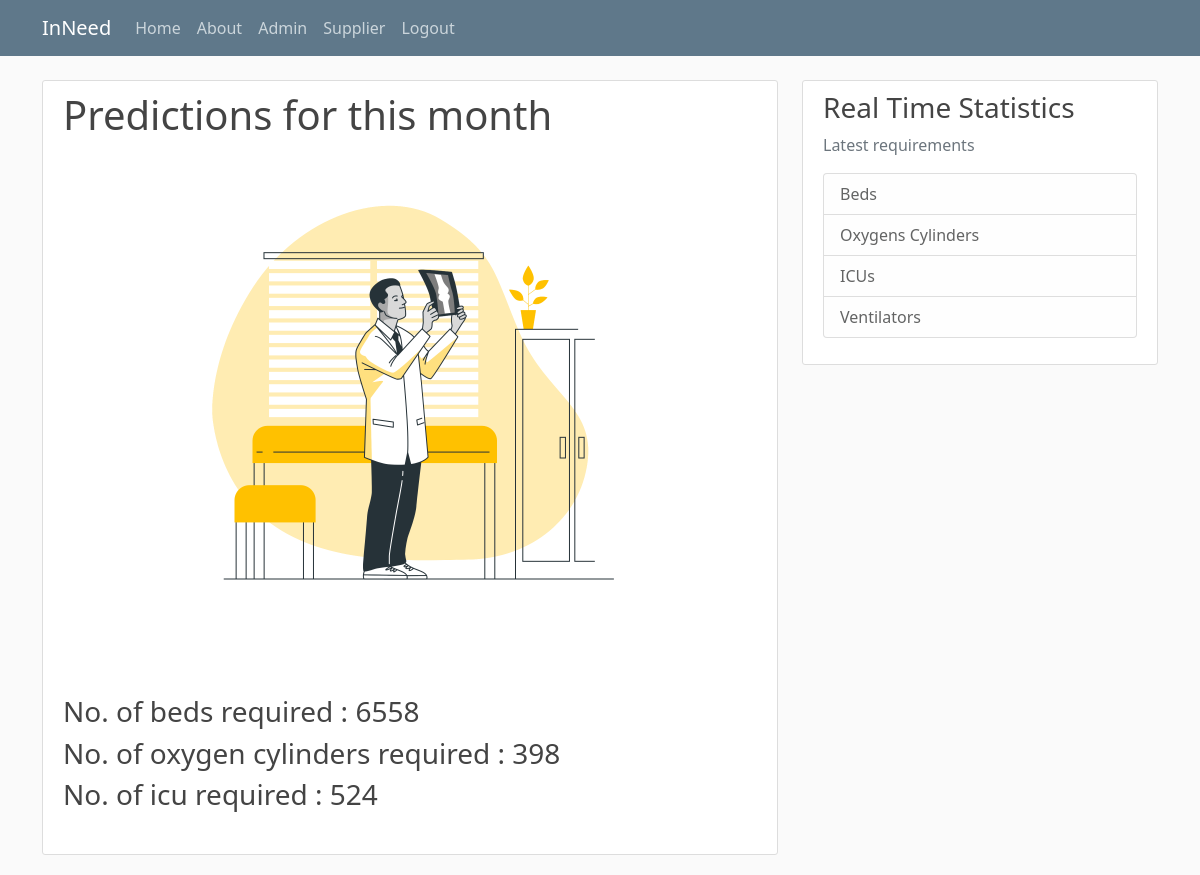
Screenshot of /supplier/dashboard (signed in) with the database file from the repository.
### geekgig/models.py (models this page shows, shortened)
class DataA(db.Model):
    id = db.Column(db.Integer, primary_key=True)
    beds = db.Column(db.Integer, nullable=False)
    oxygen = db.Column(db.Integer, nullable=False)
    icu = db.Column(db.Integer, nullable=False)
    month_posted = db.Column(db.Integer, nullable=False)
    user_id = db.Column(db.Integer, db.ForeignKey('admin.id'), nullable=False)

### geekgig/routes.py (the view)
@app.route("/supplier/dashboard")
def supplierDash():
    data = DataA.query.order_by(DataA.id.desc()).first()
    return render_template('supplierDash.html', data=data, title='Supplier Dashboard')

### geekgig/models.py (called while the page is built)
@login_manager.user_loader
def load_user(user_id):
    return Admin.query.get(int(user_id))

### geekgig/templates/supplierDash.html
{% extends 'layout.html' %}
{% block content %}
<div class="content-section">
    <h1>Predictions for this month</h1>
    <div class="d-flex justify-content-center align-items-center">
        <img src="{{ url_for('static', filename='assets/predictions.png') }}" class="card-img-top" style="width: 500px;">
    </div>
    <br>
    <br>
    <div class="predictions">
    <h3>No. of beds required : {{ data.beds }}</h3>
    <h3>No. of oxygen cylinders required : {{ data.oxygen }}</h3>
    <h3>No. of icu required : {{ data.icu }}</h3>
    </div>
    <br>
</div>
{% endblock content %}

### geekgig/static/main.css (style rules this page uses)
body { background: #fafafa; color: #333333; margin-top: 5rem; }
h1, h2, h3, h4, h5, h6 { color: #444444; }
.content-section { background: #ffffff; padding: 10px 20px; border: 1px solid #dddddd; border-radius: 3px; margin-bottom: 20px; }

### rows the page displays
DataA: beds "6558", oxygen "398", icu "524"
